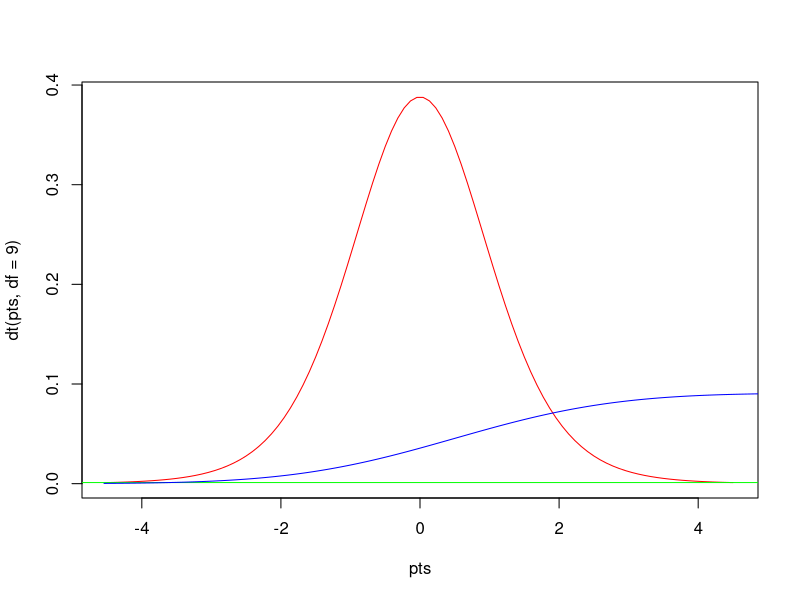

Reproduce this figure in R.
# Author: Greene, Date:10/05/2022, Purpose: Calculate a Paired T-Test
x = c(1000,230,12333,3455,23,12,3,4,45,56,78)
y = c(1,2,3,4,5,6,7,8,9,10,11)
pts = seq(-4.5,4.5,length=100)
plot(pts,dt(pts,df=9),col='red',type='l')
lines(density(x), col='green')
lines(density(y), col='blue')
ttest = t.test(x,y)
